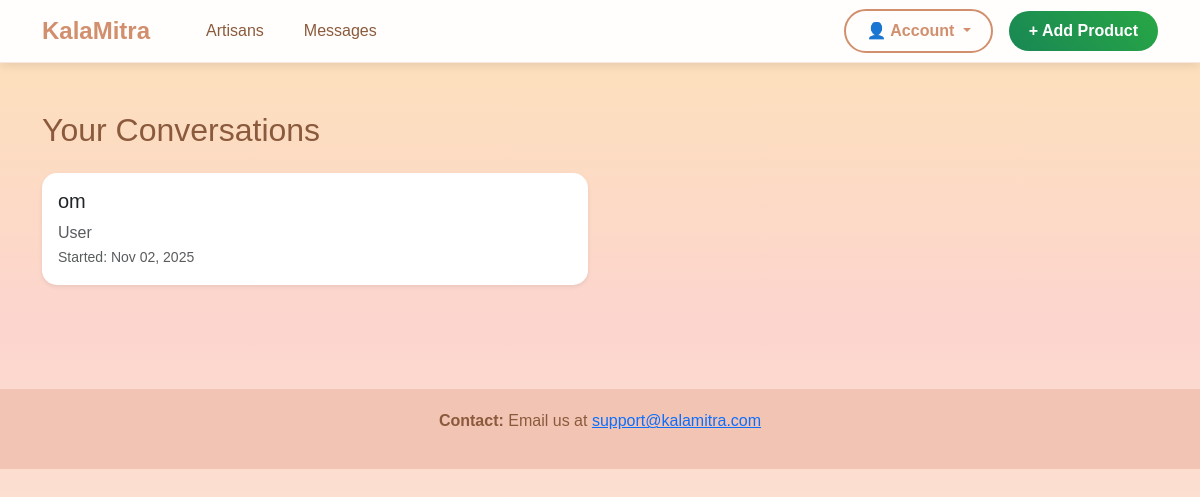
Before: /chat (signed in) with the older database file.
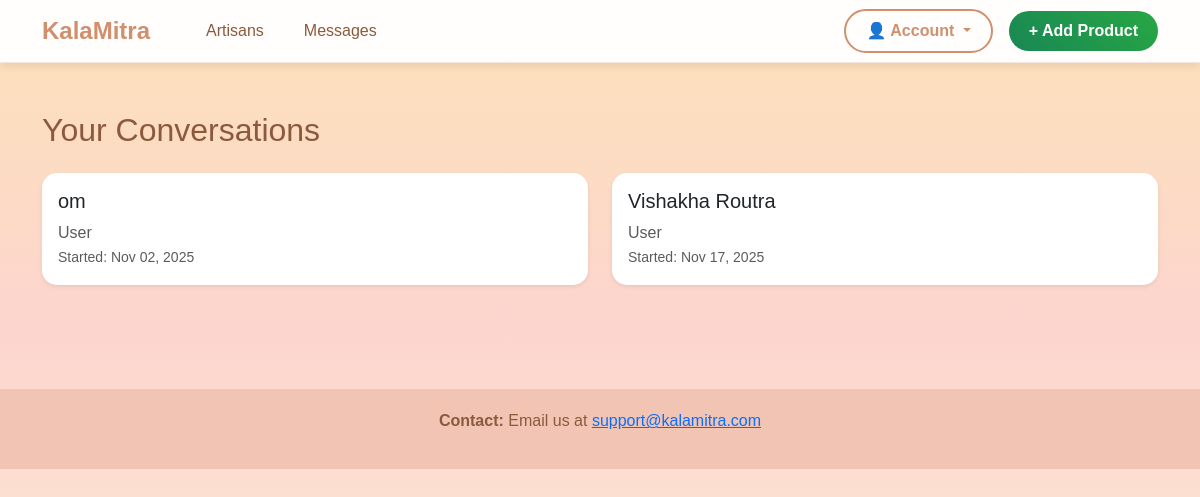
After: the same page with the newer database file.
### models.py (models this page shows, shortened)
class Chat(db.Model):
    __tablename__ = 'chats'
    id = db.Column(db.Integer, primary_key=True)
    user_id = db.Column(db.Integer, db.ForeignKey('users.id'), nullable=False)
    artisan_id = db.Column(db.Integer, db.ForeignKey('artisans.id'), nullable=False)
    created_at = db.Column(db.DateTime, default=get_ist_time)
    messages = db.relationship('Message', backref='chat', lazy=True, cascade='all, delete-orphan')

class User(db.Model):
    __tablename__ = 'users'
    id = db.Column(db.Integer, primary_key=True)
    name = db.Column(db.String(100), nullable=False)
    email = db.Column(db.String(120), unique=True, nullable=False)
    password = db.Column(db.String(255), nullable=False)
    created_at = db.Column(db.DateTime, default=get_ist_time)
    wishlists = db.relationship('Wishlist', backref='user', lazy=True, cascade='all, delete-orphan')
    chats = db.relationship('Chat', backref='user', lazy=True, cascade='all, delete-orphan')
    ratings = db.relationship('Rating', backref='user', lazy=True, cascade='all, delete-orphan')

### app.py (the view)
@app.route('/chat')
def chat_list():
    if 'user_id' not in session:
        flash('Please login first!', 'error')
        return redirect(url_for('login'))
    if session.get('user_type') == 'user':
        chats = Chat.query.filter_by(user_id=session['user_id']).all()
    else:
        chats = Chat.query.filter_by(artisan_id=session['user_id']).all()
    return render_template('chat_list.html', chats=chats)

### templates/chat_list.html (shortened to what this page needs)
{% extends "base.html" %}
{% block content %}
<div class="container main-content">
    <h2 class="page-title mb-4">Your Conversations</h2>
    <div class="row">
        {% for chat in chats %}
        <div class="col-md-6 mb-3">
            <a href="{{ url_for('chat_view', chat_id=chat.id) }}" class="text-decoration-none">
                <div class="card shadow-sm">
                    <div class="card-body">
                        {% if session.user_type == 'user' %}
                            <h5 class="card-title">{{ chat.artisan.name }}</h5>
                            <p class="text-muted mb-0">{{ chat.artisan.craft_type }}</p>
                        {% else %}
                            <h5 class="card-title">{{ chat.user.name }}</h5>
                            <p class="text-muted mb-0">User</p>
                        {% endif %}
                        <small class="text-muted">Started: {{ chat.created_at.strftime('%b %d, %Y') }}</small>
                    </div>
                </div>
            </a>
        </div>
        {% endfor %}
    </div>
</div>
{% endblock %}

Changed rows visible on the page:
added Chat: user.name "Vishakha Routra", created_at "Nov 17, 2025"
